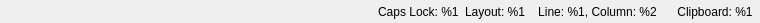
<?xml version="1.0" encoding="UTF-8"?>
<ui version="4.0">
 <class>Editor::StatusBar</class>
 <widget class="QWidget" name="Editor::StatusBar">
  <property name="geometry">
   <rect>
    <x>0</x>
    <y>0</y>
    <width>760</width>
    <height>23</height>
   </rect>
  </property>
  <property name="windowTitle">
   <string>Form</string>
  </property>
  <layout class="QHBoxLayout" name="horizontalLayout">
   <property name="margin">
    <number>0</number>
   </property>
   <item>
    <widget class="QLabel" name="status">
     <property name="sizePolicy">
      <sizepolicy hsizetype="Preferred" vsizetype="Preferred">
       <horstretch>0</horstretch>
       <verstretch>0</verstretch>
      </sizepolicy>
     </property>
     <property name="text">
      <string/>
     </property>
    </widget>
   </item>
   <item>
    <spacer name="horizontalSpacer">
     <property name="orientation">
      <enum>Qt::Horizontal</enum>
     </property>
     <property name="sizeType">
      <enum>QSizePolicy::MinimumExpanding</enum>
     </property>
     <property name="sizeHint" stdset="0">
      <size>
       <width>5</width>
       <height>10</height>
      </size>
     </property>
    </spacer>
   </item>
   <item>
    <widget class="QLabel" name="capsLock">
     <property name="sizePolicy">
      <sizepolicy hsizetype="Preferred" vsizetype="Preferred">
       <horstretch>0</horstretch>
       <verstretch>0</verstretch>
      </sizepolicy>
     </property>
     <property name="text">
      <string>Caps Lock: %1</string>
     </property>
    </widget>
   </item>
   <item>
    <widget class="QLabel" name="keyboardLayout">
     <property name="sizePolicy">
      <sizepolicy hsizetype="Preferred" vsizetype="Preferred">
       <horstretch>0</horstretch>
       <verstretch>0</verstretch>
      </sizepolicy>
     </property>
     <property name="text">
      <string>Layout: %1</string>
     </property>
    </widget>
   </item>
   <item>
    <widget class="QToolButton" name="gotoLineButton">
     <property name="sizePolicy">
      <sizepolicy hsizetype="Preferred" vsizetype="Fixed">
       <horstretch>0</horstretch>
       <verstretch>0</verstretch>
      </sizepolicy>
     </property>
     <property name="text">
      <string>Line: %1, Column: %2</string>
     </property>
     <property name="autoRaise">
      <bool>true</bool>
     </property>
    </widget>
   </item>
   <item>
    <widget class="QToolButton" name="selectBufferButton">
     <property name="sizePolicy">
      <sizepolicy hsizetype="Preferred" vsizetype="Fixed">
       <horstretch>0</horstretch>
       <verstretch>0</verstretch>
      </sizepolicy>
     </property>
     <property name="text">
      <string>Clipboard: %1</string>
     </property>
     <property name="popupMode">
      <enum>QToolButton::InstantPopup</enum>
     </property>
     <property name="autoRaise">
      <bool>true</bool>
     </property>
    </widget>
   </item>
  </layout>
 </widget>
 <resources/>
 <connections/>
</ui>
